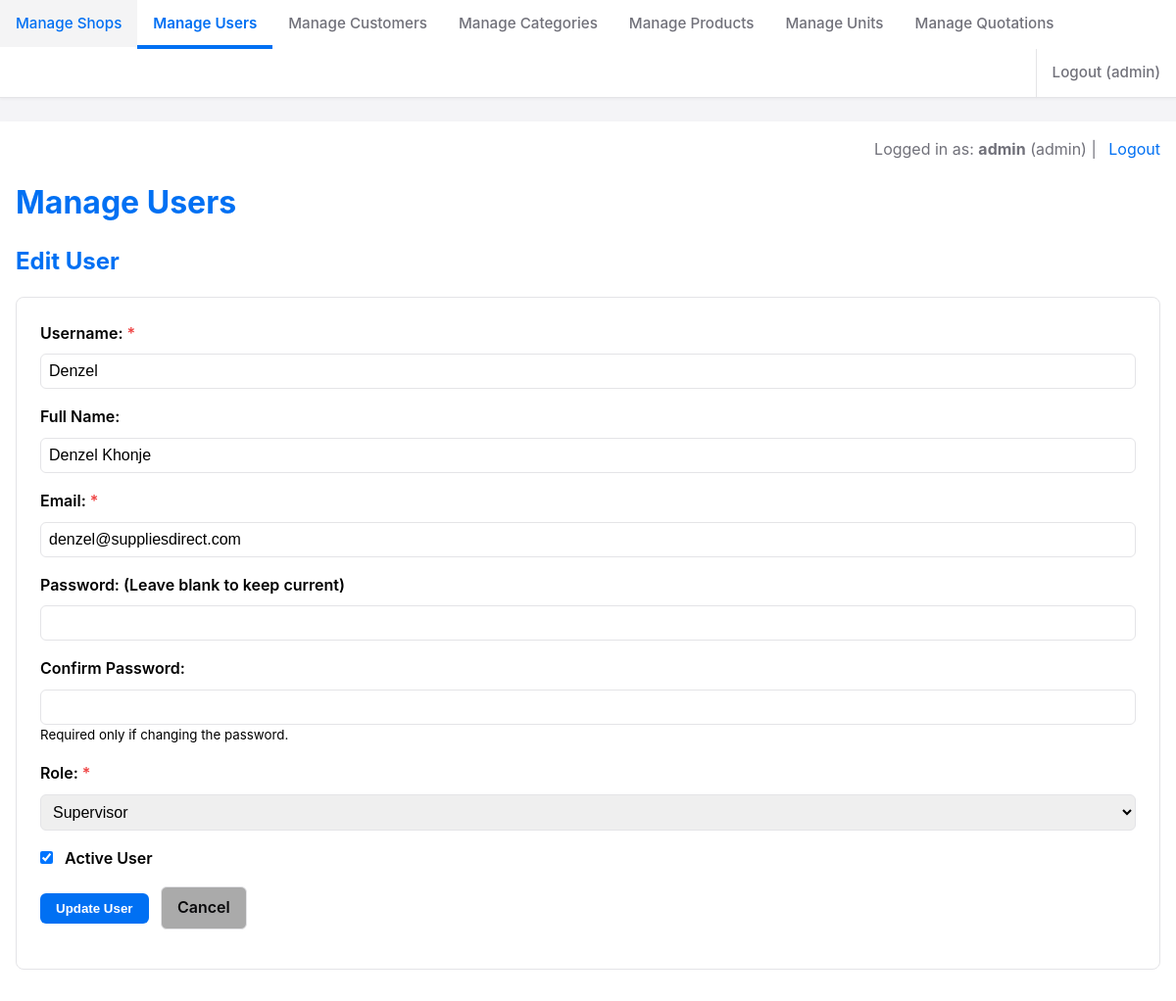
Page /admin/admin_users.php?action=edit&id=5 (signed in) on the earlier database version.
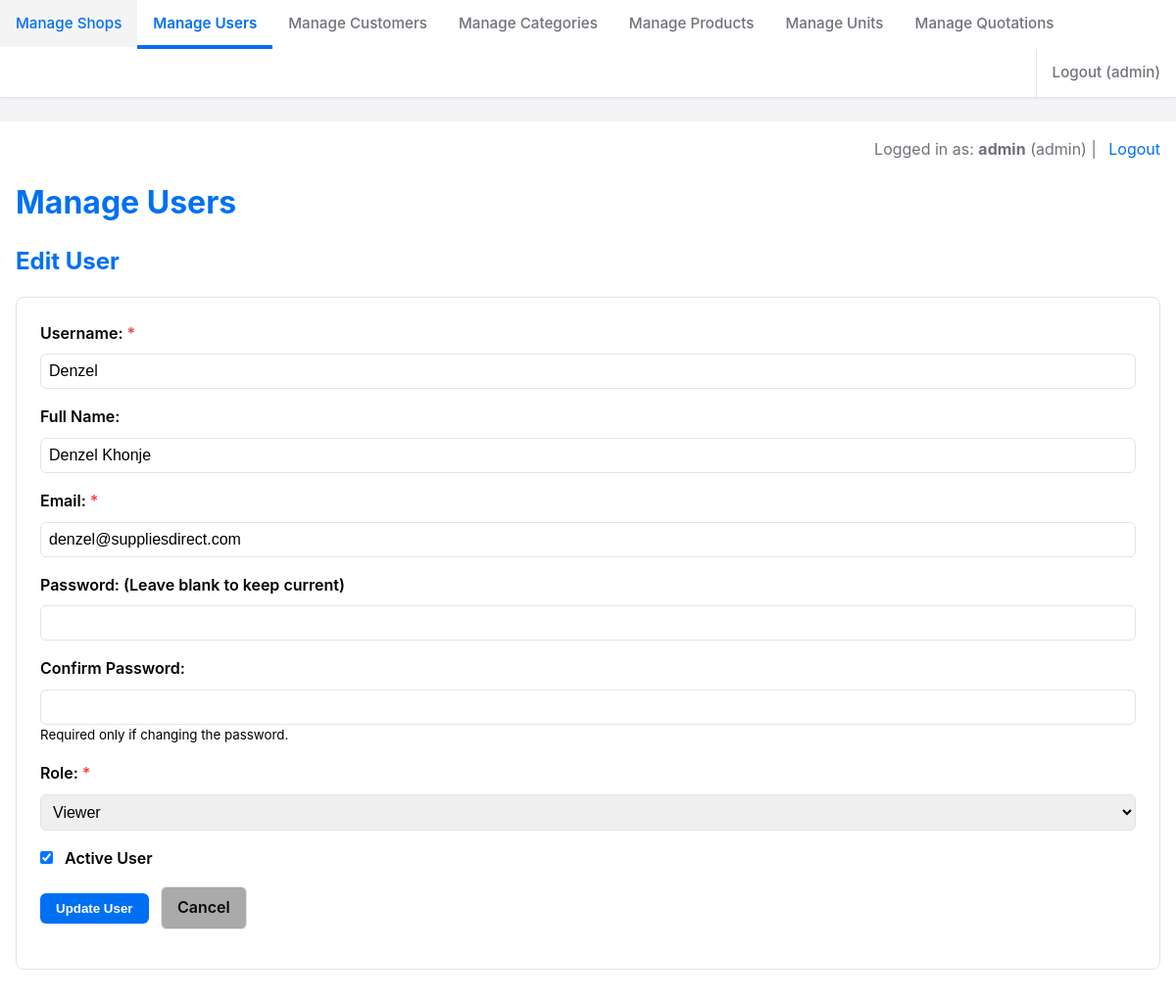
Same page on the later database version.
### tables this page shows
CREATE TABLE IF NOT EXISTS `users` (
  `id` int NOT NULL AUTO_INCREMENT,
  `username` varchar(50) NOT NULL,
  `password_hash` varchar(255) NOT NULL,
  `full_name` varchar(100) DEFAULT NULL,
  `email` varchar(191) NOT NULL,
  `role` enum('admin','manager','staff','supervisor','viewer') DEFAULT 'staff',
  `is_active` tinyint(1) DEFAULT '1',
  `last_login_at` timestamp NULL DEFAULT NULL,
  `created_at` timestamp NULL DEFAULT CURRENT_TIMESTAMP,
  `updated_at` timestamp NULL DEFAULT CURRENT_TIMESTAMP ON UPDATE CURRENT_TIMESTAMP,
  PRIMARY KEY (`id`),
  UNIQUE KEY `username` (`username`),
  UNIQUE KEY `email` (`email`)
);

### includes/db_connect.php (called while the page is built, shortened)
<?php
class DatabaseConfig {
    public static function executeQuery(PDO $pdo, string $query, array $params = []): PDOStatement {
        try {
            $stmt = $pdo->prepare($query);
            $stmt->execute($params);
            return $stmt;
        } catch (PDOException $e) {
            self::logQueryError($query, $params, $e);
            throw $e;
        }
    }
}

### admin/admin_users.php (the view, shortened to what this page needs)
<?php
require_once __DIR__ . '/../includes/db_connect.php';
$pdo = null;
$action = $_GET['action'] ?? 'list';
$user_id_to_edit = isset($_GET['id']) ? (int)$_GET['id'] : null;
function esc(string $string): string {
    return htmlspecialchars($string, ENT_QUOTES, 'UTF-8');
}
try {
    $pdo = DatabaseConfig::getConnection();
    if ($action === 'list') {
        $sql = "SELECT id, username, full_name, email, role, is_active, created_at, last_login_at
                FROM users
                ORDER BY username ASC";
        $stmt = DatabaseConfig::executeQuery($pdo, $sql);
        $users = $stmt->fetchAll();
    }
    elseif ($action === 'edit' && $user_id_to_edit) {
        if (!isset($form_data)) {
            $sql = "SELECT id, username, full_name, email, role, is_active FROM users WHERE id = :id";
            $stmt = DatabaseConfig::executeQuery($pdo, $sql, [':id' => $user_id_to_edit]);
            $user_to_edit = $stmt->fetch();
             $form_data = $user_to_edit;
        }
    }
} catch (PDOException $e) {
    $feedback_message = "Database error: " . $e->getMessage();
    $feedback_type = 'error';
    $action = 'list';
} finally {
    DatabaseConfig::closeConnection($pdo);
}
require_once __DIR__ . '/../includes/nav.php';
?>
<!DOCTYPE html>
<html lang="en">
<head>
    <link rel="stylesheet" href="../css/admin.css">
</head>
<body>
    <div class="container">
        <div class="user-info">
             Logged in as: <strong><?php echo esc($_SESSION['username']); ?></strong> (<?php echo esc($_SESSION['user_role']); ?>)
             | <a href="logout.php">Logout</a>
        </div>
        <h1>Manage Users</h1>
        <?php if ($action === 'add' || $action === 'edit'): ?>
            <h2><?php echo ($action === 'edit' ? 'Edit User' : 'Add New User'); ?></h2>
            <form action="admin_users.php" method="POST">
                <div>
                    <label for="username">Username: <span class="required">*</span></label>
                    <input type="text" id="username" name="username" value="<?php echo esc($form_data['username'] ?? ''); ?>" required>
                </div>
                <div>
                    <label for="full_name">Full Name:</label>
                    <input type="text" id="full_name" name="full_name" value="<?php echo esc($form_data['full_name'] ?? ''); ?>">
                </div>
                <div>
                    <label for="email">Email: <span class="required">*</span></label>
                    <input type="email" id="email" name="email" value="<?php echo esc($form_data['email'] ?? ''); ?>" required>
                </div>
                 <div>
                    <label for="password">Password: <?php echo ($action === 'add' ? '<span class="required">*</span>' : '(Leave blank to keep current)'); ?></label>
                    <input type="password" id="password" name="password" <?php echo ($action === 'add' ? 'required' : ''); ?>>
                </div>
                 <div>
                    <label for="confirm_password">Confirm Password: <?php echo ($action === 'add' ? '<span class="required">*</span>' : ''); ?></label>
                    <input type="password" id="confirm_password" name="confirm_password" <?php echo ($action === 'add' ? 'required' : ''); ?>>
                     <?php if ($action === 'edit'): ?>
                        <small>Required only if changing the password.</small>
                     <?php endif; ?>
                </div>
                <div>
    <label for="role">Role: <span class="required">*</span></label>
    <select id="role" name="role" required>
        <option value="supervisor" <?php echo (($form_data['role'] ?? '') === 'supervisor' ? 'selected' : ''); ?>>Supervisor</option>
        <option value="viewer" <?php echo (($form_data['role'] ?? '') === 'viewer' ? 'selected' : ''); ?>>Viewer</option>
    </select>
</div>
                <div>
                     <label for="is_active">
                        <input type="checkbox" id="is_active" name="is_active" value="1" <?php echo (($form_data['is_active'] ?? 0) == 1 ? 'checked' : ''); ?>>
                        Active User
                     </label>
                </div>
                <div>
                    <button type="submit"><?php echo ($action === 'edit' ? 'Update User' : 'Create User'); ?></button>
                    <a href="admin_users.php" class="button-link" style="background-color: #aaa;">Cancel</a>
                </div>
            </form>
        <?php endif;  ?>
    </div>
</body>
</html>

Differences in the rows shown:
changed users "Denzel": role "Supervisor" → "Viewer"
